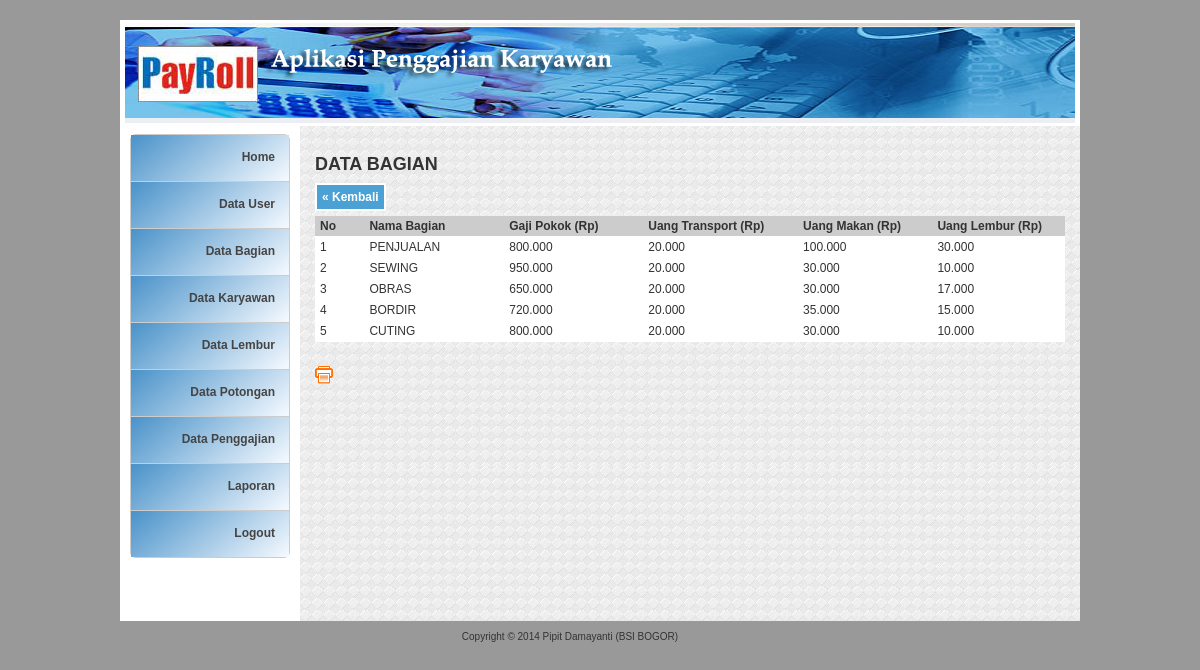
The page /?page=Laporan-Bagian (signed in) on the database its author committed.
### tables this page shows
CREATE TABLE IF NOT EXISTS `bagian` (
  `kd_bagian` char(6) NOT NULL,
  `nm_bagian` varchar(50) NOT NULL,
  `gaji_pokok` int(10) NOT NULL,
  `uang_transport` int(10) NOT NULL,
  `uang_makan` int(10) NOT NULL,
  `uang_lembur` int(10) NOT NULL,
  PRIMARY KEY (`kd_bagian`)
);

### library/inc.library.php (called while the page is built, shortened)
<?php
function format_angka($angka) {
	$hasil =  number_format($angka,0, ",",".");
	return $hasil;
}
?>

### laporan_bagian.php (the view, shortened to what this page needs)
<?php
include_once "library/inc.library.php";
?>
<h2> DATA BAGIAN </h2>
<form id="form1" name="form1" method="post" action="">
  <a href="?page=Laporan" class="konten_tombol">&laquo; Kembali</a>
</form>
<table class="table-list" width="750" border="0" cellspacing="1" cellpadding="2">
  <tr>
    <td width="41" bgcolor="#CCCCCC"><strong>No</strong></td>
    <td width="134" bgcolor="#CCCCCC"><strong>Nama Bagian </strong></td>
    <td width="135" bgcolor="#CCCCCC"><strong>Gaji Pokok (Rp) </strong></td>
    <td width="151" bgcolor="#CCCCCC"><strong>Uang Transport (Rp) </strong></td>
    <td width="130" bgcolor="#CCCCCC"><strong>Uang Makan (Rp) </strong></td>
    <td width="128" bgcolor="#CCCCCC"><strong>Uang Lembur (Rp) </strong></td>
  </tr>
	<?php
	$mySql = "SELECT * FROM bagian ORDER BY kd_bagian ASC";
	$myQry = mysql_query($mySql, $koneksidb)  or die ("Query salah : ".mysql_error());
	$nomor	 = 0;
	while ($myData = mysql_fetch_array($myQry)) {
	$nomor++;
	?>
  <tr>
    <td><?php echo $nomor; ?></td>
    <td><?php echo $myData['nm_bagian']; ?></td>
    <td><?php echo format_angka($myData['gaji_pokok']); ?></td>
    <td><?php echo format_angka($myData['uang_transport']); ?></td>
    <td><?php echo format_angka($myData['uang_makan']); ?></td>
    <td><?php echo format_angka($myData['uang_lembur']); ?></td>
  </tr>
  <?php } ?>
</table>
<br />
<a href="cetak/bagian.php" target="_blank"><img src="images/btn_print2.png" height="18" border="0" title="Cetak ke Format HTML"/></a>

### styles/style_admin.css (style rules this page uses)
.konten_tombol { padding:5px; background:#4BA1D3; color:#fff; text-decoration:none; font-weight:bold; clear:both; border:solid #fff 2px; }
.table-list { clear: both; text-align: left; border-collapse: collapse; margin: 0px 0px 10px 0px; background:#fff; }
.table-list td { color: #333; font-size:12px; border-color: #fff; border-collapse: collapse; vertical-align: center; padding: 3px 5px; border-bottom:1px #CCCCCC solid; }
.table-print td { color: #333; font-size:12px; border-color: #fff; border-collapse: collapse; vertical-align: center; padding: 3px 5px; }

### index.php (style rules this page uses)
body,td,th { font-family: Arial; }

### rows shown on the page
bagian: nm_bagian "PENJUALAN", gaji_pokok "800.000", uang_transport "20.000", uang_makan "100.000", uang_lembur "30.000"
bagian: nm_bagian "SEWING", gaji_pokok "950.000", uang_transport "20.000", uang_makan "30.000", uang_lembur "10.000"
bagian: nm_bagian "OBRAS", gaji_pokok "650.000", uang_transport "20.000", uang_makan "30.000", uang_lembur "17.000"
bagian: nm_bagian "BORDIR", gaji_pokok "720.000", uang_transport "20.000", uang_makan "35.000", uang_lembur "15.000"
bagian: nm_bagian "CUTING", gaji_pokok "800.000", uang_transport "20.000", uang_makan "30.000", uang_lembur "10.000"
